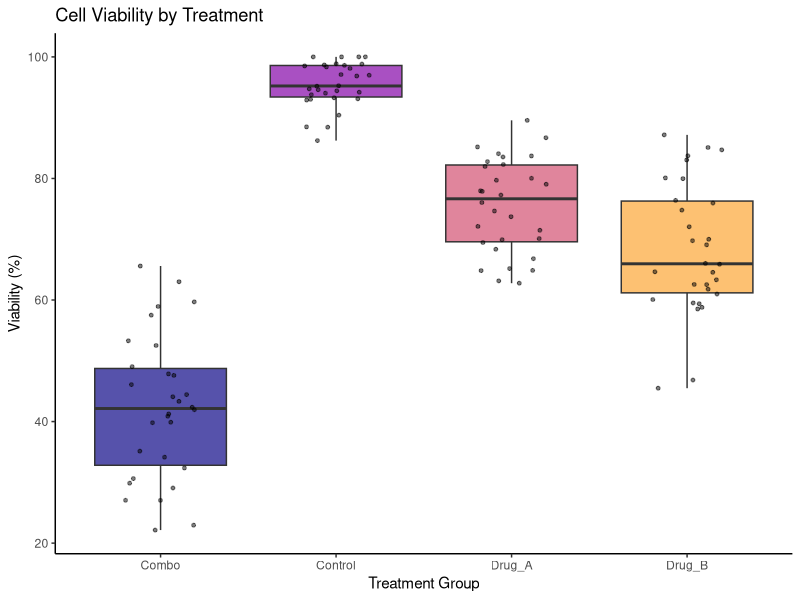
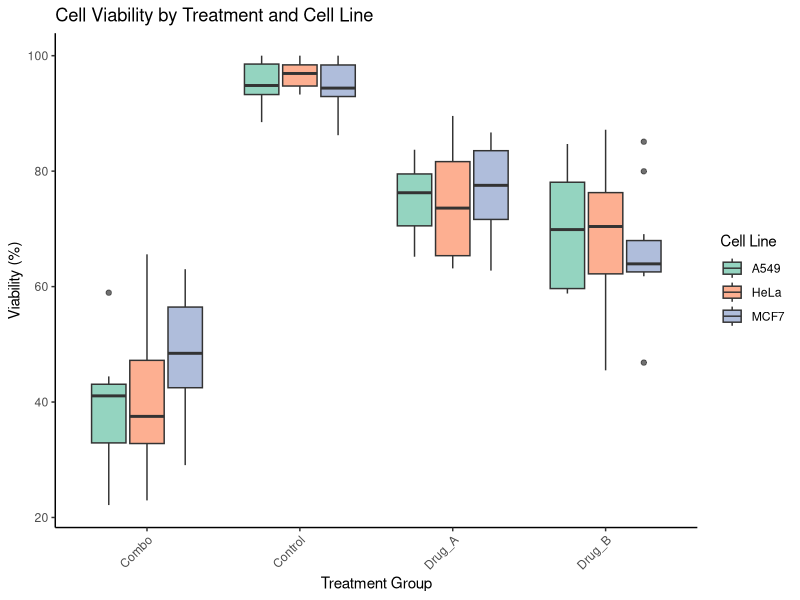
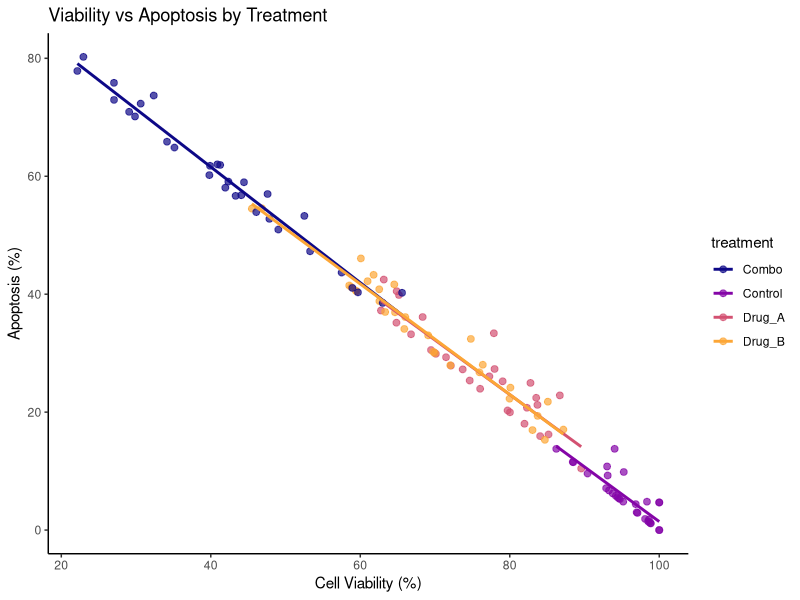
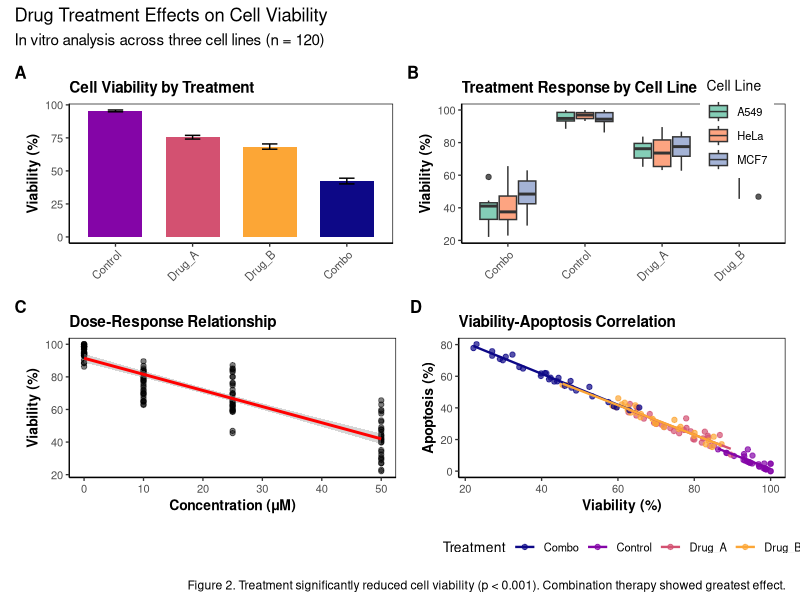
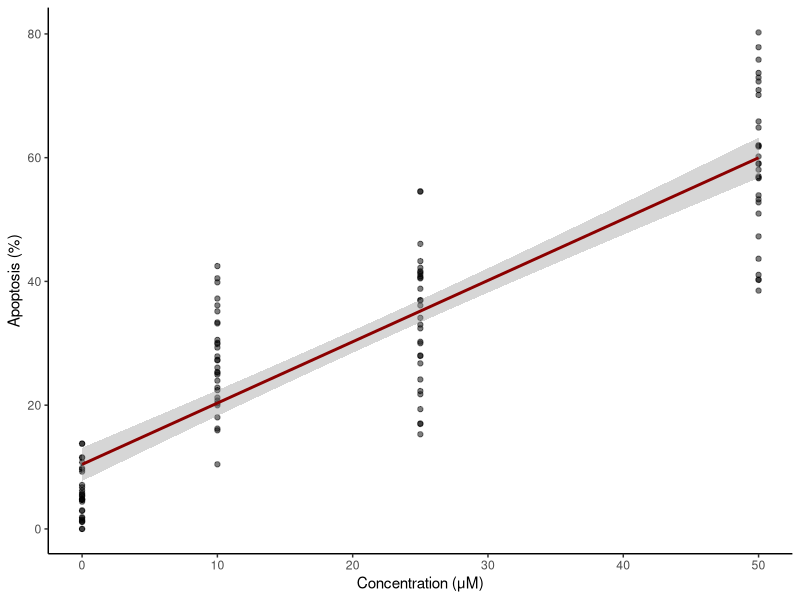

Reproduce these figures in R, in order.
## ---- chunk 1
#| label: setup
#| include: false
library(tidyverse)
library(patchwork)
library(broom)
## ---- chunk 2
set.seed(2025)

# Generate synthetic biomedical data
cell_study <- tibble(
  sample_id = paste0("S", sprintf("%03d", 1:120)),
  treatment = rep(c("Control", "Drug_A", "Drug_B", "Combo"), each = 30),
  cell_line = rep(rep(c("HeLa", "MCF7", "A549"), each = 10), 4),
  viability = c(
    rnorm(30, 95, 5),   # Control
    rnorm(30, 75, 8),   # Drug A
    rnorm(30, 70, 10),  # Drug B
    rnorm(30, 45, 12)   # Combo
  ) |> pmax(0) |> pmin(100),  # Bound 0-100%
  apoptosis = 100 - viability + rnorm(120, 0, 5) |> pmax(0),
  concentration_um = rep(c(0, 10, 25, 50), each = 30)
)

glimpse(cell_study)
## ---- chunk 3
cell_study |>
  group_by(treatment) |>
  summarize(
    n = n(),
    mean_viability = mean(viability),
    sd_viability = sd(viability),
    mean_apoptosis = mean(apoptosis),
    .groups = "drop"
  ) |>
  arrange(mean_viability)
## ---- chunk 4
cell_study |>
  group_by(treatment, cell_line) |>
  summarize(
    mean_viability = mean(viability),
    se = sd(viability) / sqrt(n()),
    .groups = "drop"
  )
## ---- chunk 5
ggplot(cell_study, aes(x = treatment, y = viability, fill = treatment)) +
  geom_boxplot(alpha = 0.7) +
  geom_jitter(width = 0.2, alpha = 0.5, size = 1) +
  scale_fill_viridis_d(option = "plasma", end = 0.8) +
  labs(
    title = "Cell Viability by Treatment",
    x = "Treatment Group",
    y = "Viability (%)"
  ) +
  theme_classic() +
  theme(legend.position = "none")
## ---- chunk 6
ggplot(cell_study, aes(x = treatment, y = viability, fill = cell_line)) +
  geom_boxplot(alpha = 0.7) +
  scale_fill_brewer(palette = "Set2", name = "Cell Line") +
  labs(
    title = "Cell Viability by Treatment and Cell Line",
    x = "Treatment Group",
    y = "Viability (%)"
  ) +
  theme_classic() +
  theme(axis.text.x = element_text(angle = 45, hjust = 1))
## ---- chunk 7
ggplot(cell_study, aes(x = viability, y = apoptosis, color = treatment)) +
  geom_point(alpha = 0.7, size = 2) +
  geom_smooth(method = "lm", se = FALSE) +
  scale_color_viridis_d(option = "plasma", end = 0.8) +
  labs(
    title = "Viability vs Apoptosis by Treatment",
    x = "Cell Viability (%)",
    y = "Apoptosis (%)"
  ) +
  theme_classic()
## ---- chunk 8
model_treatment <- aov(viability ~ treatment, data = cell_study)
summary(model_treatment)
## ---- chunk 9
TukeyHSD(model_treatment)
## ---- chunk 10
model_2way <- aov(viability ~ treatment * cell_line, data = cell_study)
summary(model_2way)
## ---- chunk 11
cor.test(cell_study$viability, cell_study$apoptosis)
## ---- chunk 12
model_dose <- lm(viability ~ concentration_um, data = cell_study)
tidy(model_dose)
glance(model_dose)
## ---- chunk 13
#| fig-width: 10
#| fig-height: 8

# Theme
theme_pub <- theme_classic(base_size = 10) +
  theme(
    plot.title = element_text(face = "bold", size = 11),
    axis.title = element_text(face = "bold"),
    panel.border = element_rect(fill = NA, color = "black")
  )

# Panel A: Viability by treatment
fig_a <- cell_study |>
  group_by(treatment) |>
  summarize(
    mean = mean(viability),
    se = sd(viability) / sqrt(n())
  ) |>
  ggplot(aes(x = reorder(treatment, -mean), y = mean, fill = treatment)) +
  geom_col(width = 0.7) +
  geom_errorbar(aes(ymin = mean - se, ymax = mean + se), width = 0.2) +
  scale_fill_viridis_d(option = "plasma", end = 0.8) +
  labs(title = "Cell Viability by Treatment", x = NULL, y = "Viability (%)") +
  theme_pub +
  theme(legend.position = "none", axis.text.x = element_text(angle = 45, hjust = 1))

# Panel B: By cell line
fig_b <- ggplot(cell_study, aes(x = treatment, y = viability, fill = cell_line)) +
  geom_boxplot(alpha = 0.8) +
  scale_fill_brewer(palette = "Set2", name = "Cell Line") +
  labs(title = "Treatment Response by Cell Line", x = NULL, y = "Viability (%)") +
  theme_pub +
  theme(axis.text.x = element_text(angle = 45, hjust = 1),
        legend.position = c(0.85, 0.85))

# Panel C: Dose response
fig_c <- ggplot(cell_study, aes(x = concentration_um, y = viability)) +
  geom_point(alpha = 0.5) +
  geom_smooth(method = "lm", color = "red") +
  labs(title = "Dose-Response Relationship",
       x = "Concentration (μM)", y = "Viability (%)") +
  theme_pub

# Panel D: Viability vs Apoptosis
fig_d <- ggplot(cell_study, aes(x = viability, y = apoptosis, color = treatment)) +
  geom_point(alpha = 0.7) +
  geom_smooth(method = "lm", se = FALSE, linewidth = 0.8) +
  scale_color_viridis_d(option = "plasma", end = 0.8, name = "Treatment") +
  labs(title = "Viability-Apoptosis Correlation",
       x = "Viability (%)", y = "Apoptosis (%)") +
  theme_pub +
  theme(legend.position = "bottom")

# Combine
(fig_a + fig_b) / (fig_c + fig_d) +
  plot_annotation(
    title = "Drug Treatment Effects on Cell Viability",
    subtitle = "In vitro analysis across three cell lines (n = 120)",
    caption = "Figure 2. Treatment significantly reduced cell viability (p < 0.001). Combination therapy showed greatest effect.",
    tag_levels = "A"
  ) &
  theme(
    plot.tag = element_text(face = "bold", size = 12)
  )
## ---- chunk 14
cell_study |>
  group_by(treatment) |>
  summarize(
    n = n(),
    `Viability (mean)` = round(mean(viability), 1),
    `Viability (SD)` = round(sd(viability), 1),
    `Apoptosis (mean)` = round(mean(apoptosis), 1),
    `Apoptosis (SD)` = round(sd(apoptosis), 1)
  ) |>
  knitr::kable()
## ---- chunk 15
# Scatter plot
ggplot(cell_study, aes(x = concentration_um, y = apoptosis)) +
  geom_point(alpha = 0.5) +
  geom_smooth(method = "lm", color = "darkred") +
  labs(x = "Concentration (μM)", y = "Apoptosis (%)") +
  theme_classic()

# Correlation
cor.test(cell_study$concentration_um, cell_study$apoptosis)

# Linear model
model <- lm(apoptosis ~ concentration_um, data = cell_study)
summary(model)
